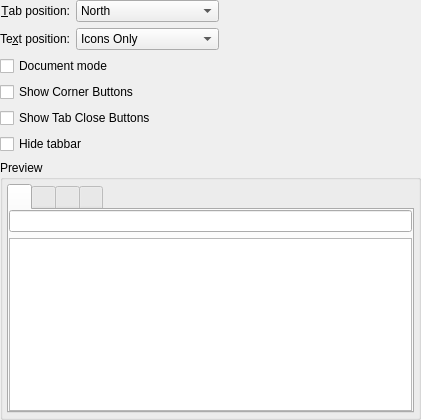
<?xml version="1.0" encoding="UTF-8"?>
<ui version="4.0">
 <class>TabDemoWidget</class>
 <widget class="QWidget" name="TabDemoWidget">
  <property name="geometry">
   <rect>
    <x>0</x>
    <y>0</y>
    <width>421</width>
    <height>420</height>
   </rect>
  </property>
  <layout class="QVBoxLayout" name="verticalLayout_5">
   <property name="leftMargin">
    <number>0</number>
   </property>
   <property name="topMargin">
    <number>0</number>
   </property>
   <property name="rightMargin">
    <number>0</number>
   </property>
   <property name="bottomMargin">
    <number>0</number>
   </property>
   <item>
    <layout class="QGridLayout" name="gridLayout">
     <item row="0" column="0">
      <widget class="QLabel" name="label">
       <property name="text">
        <string>&amp;Tab position:</string>
       </property>
       <property name="alignment">
        <set>Qt::AlignRight|Qt::AlignTrailing|Qt::AlignVCenter</set>
       </property>
       <property name="buddy">
        <cstring>tabPositionComboBox</cstring>
       </property>
      </widget>
     </item>
     <item row="0" column="1">
      <widget class="QComboBox" name="tabPositionComboBox">
       <item>
        <property name="text">
         <string>North</string>
        </property>
       </item>
       <item>
        <property name="text">
         <string>South</string>
        </property>
       </item>
       <item>
        <property name="text">
         <string>West</string>
        </property>
       </item>
       <item>
        <property name="text">
         <string>East</string>
        </property>
       </item>
      </widget>
     </item>
     <item row="0" column="2">
      <spacer name="horizontalSpacer">
       <property name="orientation">
        <enum>Qt::Horizontal</enum>
       </property>
       <property name="sizeHint" stdset="0">
        <size>
         <width>261</width>
         <height>20</height>
        </size>
       </property>
      </spacer>
     </item>
     <item row="1" column="0">
      <widget class="QLabel" name="label_2">
       <property name="text">
        <string>Te&amp;xt position:</string>
       </property>
       <property name="alignment">
        <set>Qt::AlignRight|Qt::AlignTrailing|Qt::AlignVCenter</set>
       </property>
       <property name="buddy">
        <cstring>textPositionComboBox</cstring>
       </property>
      </widget>
     </item>
     <item row="1" column="1">
      <widget class="QComboBox" name="textPositionComboBox">
       <item>
        <property name="text">
         <string>Icons Only</string>
        </property>
       </item>
       <item>
        <property name="text">
         <string>Text Only</string>
        </property>
       </item>
       <item>
        <property name="text">
         <string>Text Alongside Icons</string>
        </property>
       </item>
      </widget>
     </item>
    </layout>
   </item>
   <item>
    <widget class="QCheckBox" name="documentModeCheckBox">
     <property name="text">
      <string>Document mode</string>
     </property>
    </widget>
   </item>
   <item>
    <widget class="QCheckBox" name="cornerWidgetsCheckBox">
     <property name="text">
      <string>Show Corner Buttons</string>
     </property>
    </widget>
   </item>
   <item>
    <widget class="QCheckBox" name="tabCloseButtonsCheckBox">
     <property name="text">
      <string>Show Tab Close Buttons</string>
     </property>
    </widget>
   </item>
   <item>
    <widget class="QCheckBox" name="tabBarVisibilityCheckBox">
     <property name="text">
      <string>Hide tabbar</string>
     </property>
    </widget>
   </item>
   <item>
    <widget class="QGroupBox" name="groupBox">
     <property name="title">
      <string>Preview</string>
     </property>
     <layout class="QVBoxLayout" name="verticalLayout_3">
      <property name="leftMargin">
       <number>4</number>
      </property>
      <property name="topMargin">
       <number>4</number>
      </property>
      <property name="rightMargin">
       <number>4</number>
      </property>
      <property name="bottomMargin">
       <number>4</number>
      </property>
      <item>
       <widget class="Oxygen::TabWidget" name="tabWidget">
        <property name="tabPosition">
         <enum>QTabWidget::North</enum>
        </property>
        <property name="currentIndex">
         <number>0</number>
        </property>
        <property name="documentMode">
         <bool>false</bool>
        </property>
        <widget class="QWidget" name="tab">
         <attribute name="title">
          <string/>
         </attribute>
         <layout class="QVBoxLayout" name="verticalLayout">
          <property name="leftMargin">
           <number>0</number>
          </property>
          <property name="topMargin">
           <number>0</number>
          </property>
          <property name="rightMargin">
           <number>0</number>
          </property>
          <property name="bottomMargin">
           <number>0</number>
          </property>
          <item>
           <widget class="QLineEdit" name="lineEdit">
            <property name="showClearButton" stdset="0">
             <bool>true</bool>
            </property>
           </widget>
          </item>
          <item>
           <widget class="QTextEdit" name="textEdit"/>
          </item>
         </layout>
        </widget>
        <widget class="QWidget" name="tab_3">
         <attribute name="title">
          <string/>
         </attribute>
        </widget>
        <widget class="QWidget" name="tab_4">
         <attribute name="title">
          <string/>
         </attribute>
         <layout class="QVBoxLayout" name="verticalLayout_4">
          <property name="leftMargin">
           <number>0</number>
          </property>
          <property name="topMargin">
           <number>0</number>
          </property>
          <property name="rightMargin">
           <number>0</number>
          </property>
          <property name="bottomMargin">
           <number>0</number>
          </property>
          <item>
           <spacer name="verticalSpacer">
            <property name="orientation">
             <enum>Qt::Vertical</enum>
            </property>
            <property name="sizeHint" stdset="0">
             <size>
              <width>20</width>
              <height>40</height>
             </size>
            </property>
           </spacer>
          </item>
          <item>
           <widget class="QLineEdit" name="lineEdit_2">
            <property name="showClearButton" stdset="0">
             <bool>true</bool>
            </property>
           </widget>
          </item>
         </layout>
        </widget>
        <widget class="QWidget" name="tab_2">
         <attribute name="title">
          <string/>
         </attribute>
         <layout class="QVBoxLayout" name="verticalLayout_2">
          <property name="leftMargin">
           <number>0</number>
          </property>
          <property name="topMargin">
           <number>0</number>
          </property>
          <property name="rightMargin">
           <number>0</number>
          </property>
          <property name="bottomMargin">
           <number>0</number>
          </property>
          <item>
           <widget class="QTextEdit" name="textEdit_2">
            <property name="frameShape">
             <enum>QFrame::NoFrame</enum>
            </property>
           </widget>
          </item>
         </layout>
        </widget>
       </widget>
      </item>
     </layout>
    </widget>
   </item>
  </layout>
 </widget>
 <customwidgets>
  <customwidget>
   <class>Oxygen::TabWidget</class>
   <extends>QTabWidget</extends>
   <header>oxygentabwidget.h</header>
   <container>1</container>
  </customwidget>
 </customwidgets>
 <tabstops>
  <tabstop>tabPositionComboBox</tabstop>
  <tabstop>textPositionComboBox</tabstop>
  <tabstop>documentModeCheckBox</tabstop>
  <tabstop>cornerWidgetsCheckBox</tabstop>
  <tabstop>tabCloseButtonsCheckBox</tabstop>
  <tabstop>tabBarVisibilityCheckBox</tabstop>
  <tabstop>tabWidget</tabstop>
  <tabstop>lineEdit</tabstop>
  <tabstop>textEdit</tabstop>
  <tabstop>lineEdit_2</tabstop>
  <tabstop>textEdit_2</tabstop>
 </tabstops>
 <resources/>
 <connections/>
</ui>
